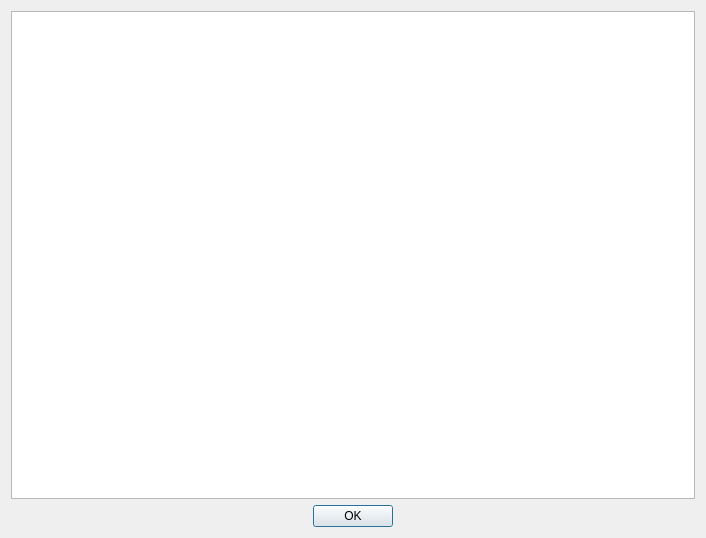
<?xml version="1.0" encoding="UTF-8"?>
<ui version="4.0">
 <class>Dialog</class>
 <widget class="QDialog" name="Dialog">
  <property name="geometry">
   <rect>
    <x>0</x>
    <y>0</y>
    <width>706</width>
    <height>538</height>
   </rect>
  </property>
  <property name="windowTitle">
   <string>Dialog</string>
  </property>
  <layout class="QVBoxLayout" name="verticalLayout">
   <item>
    <widget class="QTextEdit" name="textEdit">
     <property name="font">
      <font>
       <family>Consolas</family>
       <pointsize>10</pointsize>
      </font>
     </property>
    </widget>
   </item>
   <item>
    <widget class="QDialogButtonBox" name="buttonBox">
     <property name="sizePolicy">
      <sizepolicy hsizetype="Expanding" vsizetype="Fixed">
       <horstretch>0</horstretch>
       <verstretch>0</verstretch>
      </sizepolicy>
     </property>
     <property name="autoFillBackground">
      <bool>false</bool>
     </property>
     <property name="orientation">
      <enum>Qt::Horizontal</enum>
     </property>
     <property name="standardButtons">
      <set>QDialogButtonBox::Ok</set>
     </property>
     <property name="centerButtons">
      <bool>true</bool>
     </property>
    </widget>
   </item>
  </layout>
 </widget>
 <resources/>
 <connections>
  <connection>
   <sender>buttonBox</sender>
   <signal>accepted()</signal>
   <receiver>Dialog</receiver>
   <slot>accept()</slot>
   <hints>
    <hint type="sourcelabel">
     <x>248</x>
     <y>254</y>
    </hint>
    <hint type="destinationlabel">
     <x>157</x>
     <y>274</y>
    </hint>
   </hints>
  </connection>
  <connection>
   <sender>buttonBox</sender>
   <signal>rejected()</signal>
   <receiver>Dialog</receiver>
   <slot>reject()</slot>
   <hints>
    <hint type="sourcelabel">
     <x>316</x>
     <y>260</y>
    </hint>
    <hint type="destinationlabel">
     <x>286</x>
     <y>274</y>
    </hint>
   </hints>
  </connection>
 </connections>
</ui>
